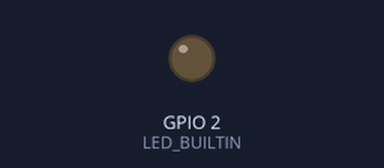
The sketch below on a simulated ESP32. Shown: output pins drawn as LEDs (lit = HIGH). WiFi joins after 1.5 s; servers stay silent unless stated; what the sketch prints to the serial monitor is not drawn.

Above: at 0.0 s.
At 2.6 s:
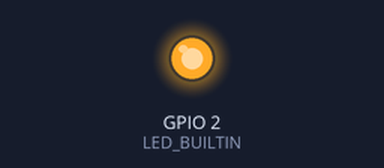
Timing chart, 0 to 4.1 s (numbered marks = the images above):
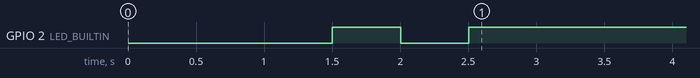

The sketch:

apclient.ino
```cpp
#include <WiFi.h>

void setup(){

  Serial.begin(115200);

  //reset the wifi connection, solves bugs
  WiFi.disconnect(true);
  delay(1000);

  pinMode(LED_BUILTIN, OUTPUT);
  digitalWrite(LED_BUILTIN, LOW);

  const char* ssid = "TestingWeMos";
  const char* pass = "something";
  const uint16_t serverPort = 80;
  const char* serverIP = "192.168.4.1";

  WiFi.begin(ssid, pass);

  while (WiFi.status() != WL_CONNECTED){
    delay(500);
    Serial.print(".");
    digitalWrite(LED_BUILTIN, !digitalRead(LED_BUILTIN));
  }

  Serial.println("WiFi Connected");
  delay(10);
  digitalWrite(LED_BUILTIN, HIGH);
  Serial.println(WiFi.localIP());
  Serial.println(WiFi.gatewayIP());
  Serial.println("Connected to WiFi");
}

void loop(){

  const char *sensor_data = "hello";

  const uint16_t serverPort = 80;
  const char* serverIP = "192.168.4.1";

  WiFiClient client;

  //connect to other WEMOS
  if (!client.connect(serverIP, serverPort)){
    delay(1);
  }
  //Write data to other wemos
  client.print(sensor_data);

  //End connection
  client.stop();

  delay(100);
}
```
